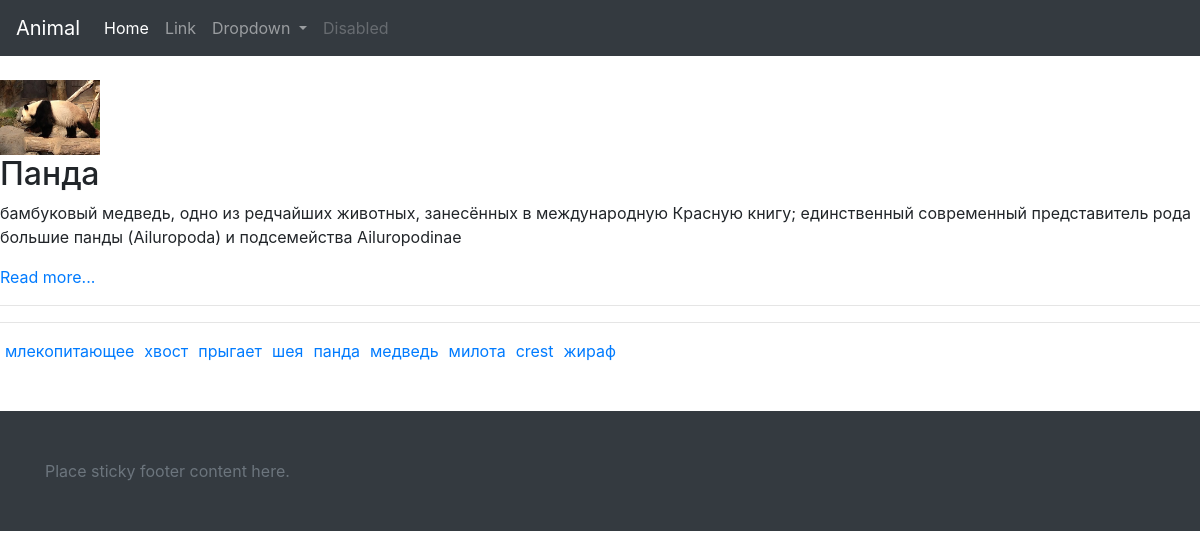
Page /tag.php?tag=панда on the committed database.
### tables this page shows
CREATE TABLE `info` (
  `id` int(11) NOT NULL,
  `title` varchar(255) NOT NULL,
  `category` int(11) NOT NULL,
  `descr_min` text NOT NULL,
  `description` text NOT NULL,
  `image` varchar(500) DEFAULT NULL
);

### core/function.php (called while the page is built, shortened)
<?php
function getAllTags($conn){
    $sql = "SELECT DISTINCT(tag) FROM tag";
    $result = mysqli_query($conn, $sql);
    $a = array();
    if (mysqli_num_rows($result) > 0) {
        while($row = mysqli_fetch_assoc($result)) {
            $a[] = $row['tag'];
        }
    }
    return $a;
}
function getPostFromTag($conn){
    $sql = "SELECT post FROM tag WHERE tag='".$_GET['tag']."'";
    $result = mysqli_query($conn, $sql);
    $a = array();
    if (mysqli_num_rows($result) > 0) {
        while($row = mysqli_fetch_assoc($result)) {
            $a[] = $row['post'];
        }
    }
    $sql = "SELECT * FROM info WHERE id in (".join(",", $a).")";
    $result = mysqli_query($conn, $sql);
    $a = array();
    if (mysqli_num_rows($result) > 0) {
        while($row = mysqli_fetch_assoc($result)) {
            $a[] = $row;
        }
    }
    return $a;
}

### tag.php (the view, shortened to what this page needs)
<?php
require_once('template/header.php');
$data = getPostFromTag($conn);
$tag = getAllTags($conn);
?>
<!DOCTYPE html>
<html lang="en">
<head>
</head>
<body>
<?php
$out = '';
for ($i=0; $i < count($data); $i++){
    $out .="<img src='/images/{$data[$i]['image']}' width='100'>";
    $out .="<h2>{$data[$i]['title']}</h2>";
    $out .="<p>{$data[$i]['descr_min']}</p>";
    $out .="<p><a href='/arcticle.php?id='{$data[$i]['id']}'>Read more...</a></p>";
    $out.='<hr>';
}
echo $out;
echo '<hr>';
for ($i=0; $i < count($tag); $i++){
    echo "<a href='/tag.php?tag={$tag[$i]}' style='padding: 5px;'>{$tag[$i]}</a>";
}
?>
<?php
    require_once('template/footer.php');
?>

### rows in the picture
info: image (picture), title "Панда", descr_min "бамбуковый медведь, одно из редчайших животных, занесённых в международную Красную книгу; единственный современный представитель рода большие панды (Ailuropoda) и подсемейства Ailuropodinae"

### other values in the picture
$tag[$i] "млекопитающее"
$tag[$i] "хвост"
$tag[$i] "прыгает"
$tag[$i] "шея"
$tag[$i] "панда"
$tag[$i] "медведь"
$tag[$i] "милота"
$tag[$i] "crest"
$tag[$i] "жираф"
